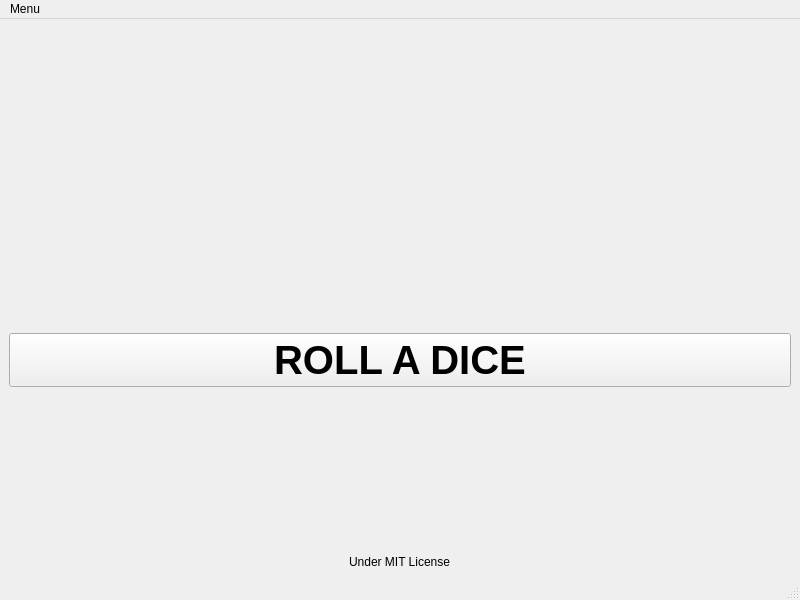
<?xml version="1.0" encoding="UTF-8"?>
<ui version="4.0">
 <class>MainWindow</class>
 <widget class="QMainWindow" name="MainWindow">
  <property name="geometry">
   <rect>
    <x>0</x>
    <y>0</y>
    <width>800</width>
    <height>600</height>
   </rect>
  </property>
  <property name="sizePolicy">
   <sizepolicy hsizetype="Expanding" vsizetype="Expanding">
    <horstretch>0</horstretch>
    <verstretch>0</verstretch>
   </sizepolicy>
  </property>
  <property name="windowTitle">
   <string>DICE SIMULATOR</string>
  </property>
  <property name="windowIcon">
   <iconset>
    <normaloff>icon1.png</normaloff>
    <normalon>icon1.png</normalon>icon1.png</iconset>
  </property>
  <widget class="QWidget" name="centralwidget">
   <layout class="QVBoxLayout" name="verticalLayout">
    <item alignment="Qt::AlignHCenter|Qt::AlignVCenter">
     <widget class="QLabel" name="label">
      <property name="sizePolicy">
       <sizepolicy hsizetype="Expanding" vsizetype="Expanding">
        <horstretch>0</horstretch>
        <verstretch>0</verstretch>
       </sizepolicy>
      </property>
      <property name="text">
       <string/>
      </property>
     </widget>
    </item>
    <item alignment="Qt::AlignBottom">
     <widget class="QPushButton" name="pushButton">
      <property name="sizePolicy">
       <sizepolicy hsizetype="Expanding" vsizetype="Expanding">
        <horstretch>0</horstretch>
        <verstretch>0</verstretch>
       </sizepolicy>
      </property>
      <property name="font">
       <font>
        <pointsize>30</pointsize>
        <bold>true</bold>
       </font>
      </property>
      <property name="text">
       <string>ROLL A DICE</string>
      </property>
     </widget>
    </item>
    <item alignment="Qt::AlignHCenter|Qt::AlignBottom">
     <widget class="QLabel" name="label_2">
      <property name="text">
       <string>Under MIT License</string>
      </property>
     </widget>
    </item>
   </layout>
  </widget>
  <widget class="QMenuBar" name="menubar">
   <property name="geometry">
    <rect>
     <x>0</x>
     <y>0</y>
     <width>800</width>
     <height>23</height>
    </rect>
   </property>
   <widget class="QMenu" name="menuMenu">
    <property name="title">
     <string>Menu</string>
    </property>
    <addaction name="actionVisit_Github_Repository"/>
    <addaction name="actionAbout"/>
    <addaction name="fulls"/>
   </widget>
   <addaction name="menuMenu"/>
  </widget>
  <widget class="QStatusBar" name="statusbar"/>
  <action name="actionVisit_Github_Repository">
   <property name="text">
    <string>Visit Github Repository</string>
   </property>
  </action>
  <action name="actionAbout">
   <property name="text">
    <string>About</string>
   </property>
  </action>
  <action name="fulls">
   <property name="text">
    <string>Enter Full-Screen</string>
   </property>
  </action>
 </widget>
 <resources/>
 <connections/>
</ui>
